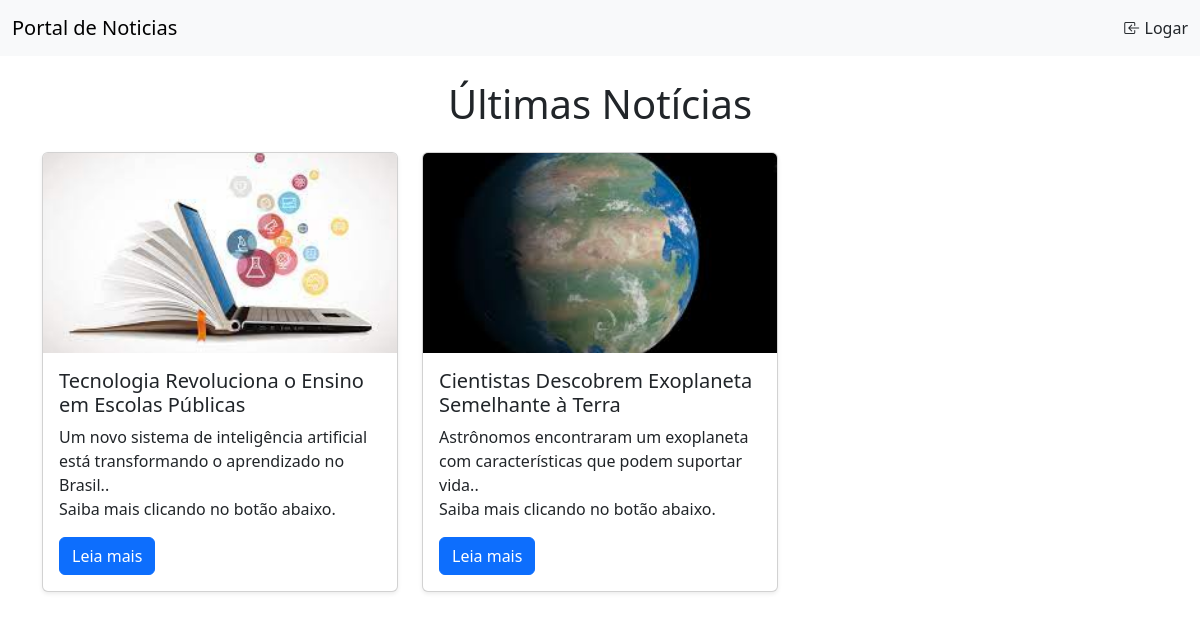
The page /paginas/index.php on the database its author committed.
### tables this page shows
CREATE TABLE `noticias` (
  `id` int(4) NOT NULL,
  `titulo` varchar(255) NOT NULL,
  `descricao` varchar(255) NOT NULL,
  `corpo` text NOT NULL,
  `imagem` varchar(255) DEFAULT NULL,
  `publicacao` date NOT NULL,
  `aprovado` tinyint(1) NOT NULL
);

### paginas/index.php (the view, shortened to what this page needs)
<!DOCTYPE html>
<html lang="pt-br">
<head>
    <link href="https://cdn.jsdelivr.net/npm/bootstrap@5.3.3/dist/css/bootstrap.min.css" rel="stylesheet"
>
    <link rel="stylesheet" href="https://cdn.jsdelivr.net/npm/bootstrap-icons@1.11.3/font/bootstrap-icons.min.css">
</head>
<body>
    <?php include 'header.php'; loadHeader() ?>
    <?php include '../script/db_conn.php'; ?>
    <div class="container my-4">
        <h1 class="text-center mb-4">Últimas Notícias</h1>
        <div class="row g-4">
            <?php
                $sql_query = $conn->query("SELECT * FROM noticias WHERE aprovado = 1");
                while ($noticia = $sql_query->fetch_assoc()) {
                    echo "
                        <div class='col-md-6 col-lg-4'>
                            <div class='card shadow-sm h-100'>
                            <img src='/noticias-php". $noticia['imagem'] ."' class='card-img-top' alt='Imagem da Notícia' style='width: 100%; height: 200px; object-fit: cover;'>
                                <div class='card-body'>
                                    <h5 class='card-title'>" . $noticia['titulo'] . "</h5>
                                    <p class='card-text'>" . $noticia['descricao'] . ". <br>Saiba mais clicando no botão abaixo.</p>
                                    <a href='/noticias-php/paginas/read.php/?id=" . $noticia['id'] . "' class='btn btn-primary'>Leia mais</a>
                                </div>
                            </div>
                        </div>
                    ";
                }
            ?>
        </div>
    </div>
</body>
</html>

### rows shown on the page
noticias: imagem (picture), titulo "Tecnologia Revoluciona o Ensino em Escolas Públicas", descricao "Um novo sistema de inteligência artificial está transformando o aprendizado no Brasil."
noticias: imagem (picture), titulo "Cientistas Descobrem Exoplaneta Semelhante à Terra", descricao "Astrônomos encontraram um exoplaneta com características que podem suportar vida."
